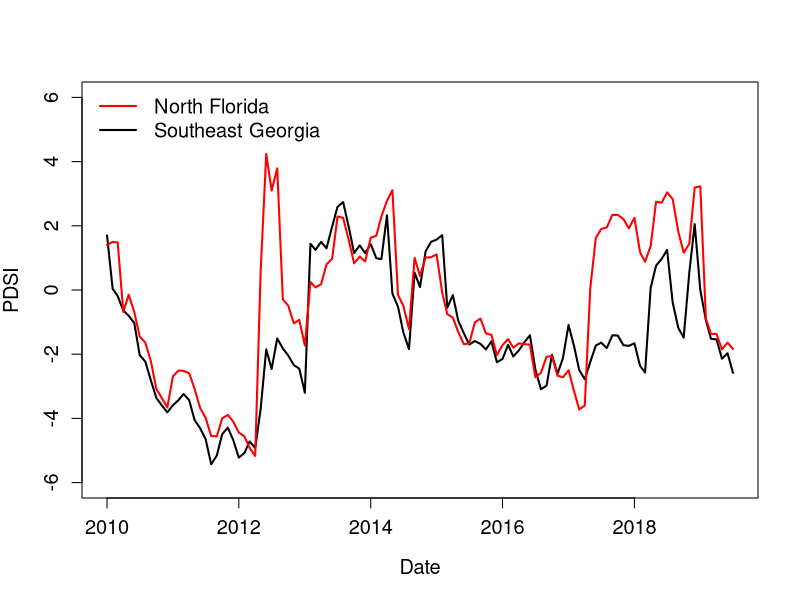
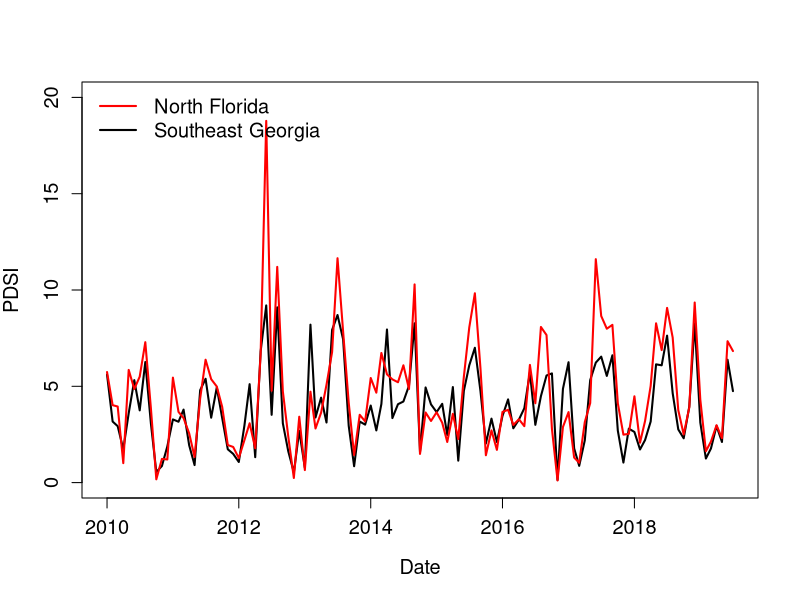
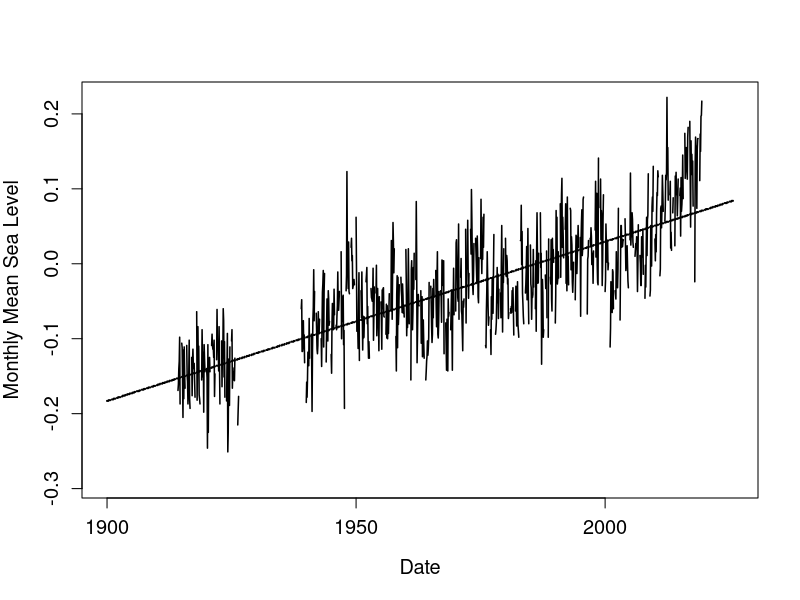

These charts were generated, in order, by the following R code:
#############
## Create plots
## Palmer Drought Severity Index
## Sea Level Trends
## Jennifer Moore
## August 19, 2019
#############

#Palmer Drought Severity Index
#Southeast Georgia
#North Florida

gdi <- read.csv("data/GeorgiaDroughtIndex.csv", header = T)
#georgia
#column PDSI 
#data is monthly from January 2010 to July 2019 (column YearMonth)
fdi <- read.csv("data/FloridaDroughtIndex.csv", header = T)
#florida

#create a Date column from the column YearMonth 
#have to have a day so just add 01
gdi$Date <- paste(substr(gdi$YearMonth,1,4),"-",substr(gdi$YearMonth,5,6),"-01", sep = '')
gdi$Date <- as.Date(gdi$Date, "%Y-%m-%d")
fdi$Date <- paste(substr(fdi$YearMonth,1,4),"-",substr(fdi$YearMonth,5,6),"-01", sep = '')
fdi$Date <- as.Date(fdi$Date, "%Y-%m-%d")

#plot
plot(gdi$Date, gdi$PDSI, xlab = "Date", ylab = "PDSI", type = 'l', ylim = c(-6,6), lwd = 2, cex.lab = 1.2, cex.axis = 1.2)
lines(fdi$Date, fdi$PDSI, col = "red", lwd = 2)
legend("topleft", legend = c("North Florida", "Southeast Georgia"), col = c("red", "black"), lty = 1, lwd = 2, bty = 'n', cex = 1.2)


#Percipitation Index
#Southeast Georgia
#North Florida
plot(gdi$Date, gdi$PCP, xlab = "Date", ylab = "PDSI", type = 'l', ylim = c(0,20), lwd = 2, cex.lab = 1.2, cex.axis = 1.2)
lines(fdi$Date, fdi$PCP, col = "red", lwd = 2)
legend("topleft", legend = c("North Florida", "Southeast Georgia"), col = c("red", "black"), lty = 1, lwd = 2, bty = 'n', cex = 1.2)


#Sea Level Trends
#Cedar Key, Florida 8727520
sl <- read.csv("data/sealeveltrend.csv", header = T)
#Monthly_MSL - monthly mean sea level
#create date column
#have to add day - so just 01 for every month
sl$Date <- paste(sl$Year, "-0", sl$Month, "-01", sep = "")
sl$Date <- as.Date(sl$Date, "%Y-%m-%d")

#plot
plot(sl$Date, sl$Monthly_MSL, type = 'l', xlab = "Date", ylab = "Monthly Mean Sea Level", cex.lab = 1.2, cex.axis = 1.2, lwd = 1.5)
lines(sl$Date, sl$Linear_Trend, lwd = 2)
